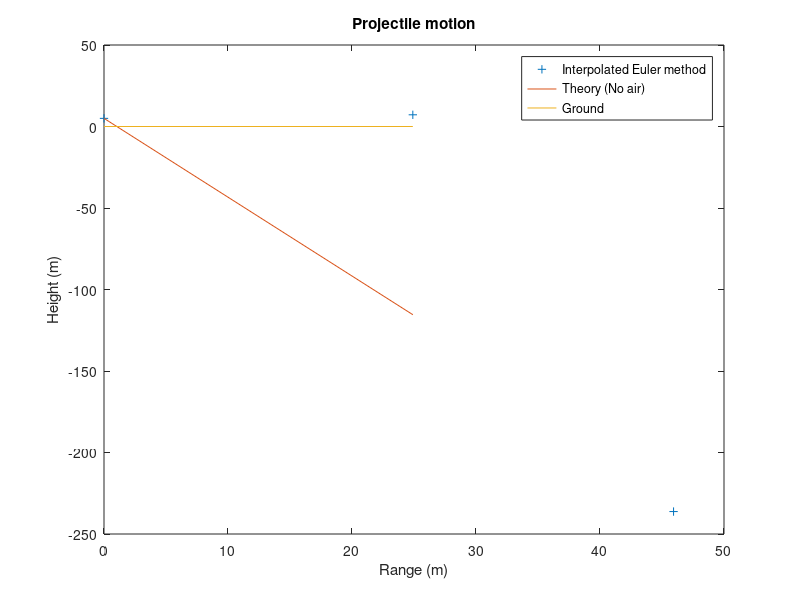

Source code (MATLAB):
% Blake Leonard	2009

% University of Missouri
% Computational Physics


% balle - Program to compute the trajectory of a baseball using the Euler Method

clear;

disp('  balle - Program to compute the trajectory of a baseball');

disp('          using the Euler method.');

disp('');


%* Set intitial position and velocity of baseball

y1 = input ('Enter initial height (meters): ');

r1 = [0, y1];       % initial vector position

speed = input ('Enter inital speed (m/s): ');

theta = input ('Enter inital angle (degrees): ');

v1 = [speed*cos(theta*pi/180), speed*sin(theta*pi/180)];   % inital vector velocity

r = r1; v = v1;    % Set initial position and velocity


%* Set physical parameters

Cd = 0.35;                        % Drag Coefficient

area = 4.3e-3;                    % Cross-Sectional Area

grav = 9.81;                      % Gravitational Accel

mass = 0.145;                      % Mass of Projectile

airFlag = input('Air resistance? (Yes:1, No:0): ');

if ( airFlag == 0 )

	rho = 0;                  % No Air Resistance

else

	rho = 1.2;                % Density of Air

end

air_const = -0.5*Cd*rho*area/mass;   % Air Resistance constant


%* Loop until ball hits ground or max steps completed

tau = input('Enter timestep, tau(sec): ');

maxstep = 1000; 

prevx = [0 0 0]; prevy = [0 0 0]; prevt = [0 0 0];    


for jstep = 1:2                     								% 1st step: Normal       2nd step: Interpolated


	for istep = 1:maxstep


		%* Record position for plotting

		xplot(istep) = r(1);

		yplot(istep) = r(2);

		t = (istep-1)*tau;                 % Current Time

		xNoAir(istep) = r1(1) + v1(1)*t;

		yNoAir(istep) = r1(2) + v1(2)*t - 0.5*grav*t^2;


		%* Calculate the acceleration of the ball

		accel = air_const*norm(v)*v;       % Air Resistance

		accel(2) = accel(2)-grav;          % Gravity


		% Interpolate value for r	

		if (jstep == 2 && istep > 3)
	
			prevx = [ xplot(istep-3), xplot(istep-2), xplot(istep-1) ];

			prevy = [ yplot(istep-3), yplot(istep-2), yplot(istep-1) ];

			prevt = [ (istep-4)*tau, (istep-3)*tau, (istep-2)*tau ];	

			r(1) = (t-prevt(2))*(t-prevt(3))/((prevt(1)-prevt(2))*(prevt(1)-prevt(3)))*prevx(1) + (t-prevt(1))*(t-prevt(3))/((prevt(2)-prevt(1))*(prevt(2)-prevt(3)))*prevx(2) + (t-prevt(1))*(t-prevt(2))/((prevt(3)-prevt(1))*(prevt(3)-prevt(2)))*prevx(3);

			r(2) = (t-prevt(2))*(t-prevt(3))/((prevt(1)-prevt(2))*(prevt(1)-prevt(3)))*prevy(1) + (t-prevt(1))*(t-prevt(3))/((prevt(2)-prevt(1))*(prevt(2)-prevt(3)))*prevy(2) + (t-prevt(1))*(t-prevt(2))/((prevt(3)-prevt(1))*(prevt(3)-prevt(2)))*prevy(3);

		end
		
	
		%* Calculate the new position and velocity using Euler method

		r = r + tau*v;
	
		v = v + tau*accel;


		%* If ball reaches ground (y<0), break out of the loop

		if ( r(2) < 0 )

			xplot(istep+1) = r(1);      % Record last values computed

			yplot(istep+1) = r(2);      

			break;                

		end

	end


	% Compute theoretical No-Air range
	
	for kstep = 1:maxstep						

			t = (kstep-1)*tau;                 % Current Time

			xTheory(kstep) = r1(1) + v1(1)*t;

			yTheory(kstep) = r1(2) + v1(2)*t - 0.5*grav*t^2;

			if ( yTheory(kstep) < 0 )

				theorange = xTheory(kstep);

				break;
			end

	end
	

	%* Print maximum range and time of flight
	
	if ( jstep == 1)

		fprintf('Maximum range is %g meters\n', r(1));

		fprintf('Theoretical No-Air Maximum Range is %g meters\n', theorange);

		origranerror = 100*abs(theorange-r(1))/theorange;

		fprintf('Range Error: %g Percent\n', origranerror );	

		fprintf('Time of flight is %g seconds\n', istep*tau);

		fprintf('Theoretical No-Air Time of flight is %g seconds\n', kstep*tau);

		origtimeerror = 100*abs(kstep*tau-istep*tau)/(kstep*tau);		

		fprintf('Time Error: %g Percent\n', origtimeerror);

		r = r1; v = v1;                    % reset initial position and velocity

	else
		
		fprintf('Corrected Maximum range is %g meters\n', r(1));

		fprintf('Theoretical No-Air Maximum Range is %g meters\n', theorange);

		fprintf('Range Error: %g Percent\n', 100*abs(theorange-r(1))/theorange );	

		fprintf('Range Error Improvement: %g Percent\n', origranerror-100*abs(theorange-r(1))/theorange);

		fprintf('Time of flight is %g seconds\n', istep*tau);

		fprintf('Theoretical No-Air Time of flight is %g seconds\n', kstep*tau);		

		fprintf('Time Error: %g Percent\n', 100*abs(kstep*tau-istep*tau)/(kstep*tau));

		fprintf('Time Error Improvement: %g Percent\n', origtimeerror-100*abs(kstep*tau-istep*tau)/(kstep*tau));
				

	end 


	%* Graph the trajectory of the baseball

	clf; figure(gcf);       % Clear figure window and bring it forward


	% Mark the location of the ground by a straight line

	xground = [0 max(xNoAir)];  yground = [0 0];


	% Plot the computed trajectory and parabolic, no-air curve

	plot(xplot, yplot, '+', xNoAir, yNoAir, '-', xground, yground, '-');

	if ( jstep == 1 )

		legend('Euler method', 'Theory (No air)', 'Ground' );

	else

		legend('Interpolated Euler method', 'Theory (No air)', 'Ground' );

	end
	
	xlabel('Range (m)');  ylabel('Height (m)');

	title('Projectile motion');

	disp('');

	z = input('Hit Enter to Advance');

	disp('');

end